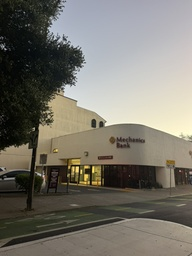
#> input picture project4/images/bank_01.jpg, 192 x 256 px, shrunk from 768 x 1024 before the run; its folder holds 4 pictures in this run
$ python features.py
#> lines starting #> are read from the running program, lines starting #| are printed output that depends on the picture
### project4/code/harris.py
import numpy as np
from skimage.feature import corner_harris, peak_local_max


def get_harris_corners(im, edge_discard=20):


    assert edge_discard >= 20


    h = corner_harris(im, method='eps', sigma=1)
    coords = peak_local_max(h, min_distance=1)


    edge = edge_discard
    mask = (coords[:, 0] > edge) & \
           (coords[:, 0] < im.shape[0] - edge) & \
           (coords[:, 1] > edge) & \
           (coords[:, 1] < im.shape[1] - edge)
    coords = coords[mask].T
    return h, coords


# [10 lines left out: function dist2, not called in this run]

### project4/code/corners.py
import argparse
import json
from pathlib import Path

import matplotlib
matplotlib.use("Agg")
import matplotlib.pyplot as plt
import numpy as np
from skimage.color import rgb2gray
from skimage.io import imread
from harris import get_harris_corners


def anms(coords, strengths, count=500, c_robust=0.9):


    coords = np.asarray(coords, dtype=float)
    strengths = np.asarray(strengths, dtype=float)
    radii = np.full(len(coords), np.inf)


    for i in range(len(coords)):
        stronger = strengths * c_robust > strengths[i]
        stronger[i] = False
        if stronger.any():
            d = np.linalg.norm(coords[stronger] - coords[i], axis=1)
            radii[i] = d.min()


    order = np.lexsort((np.arange(len(coords)), -strengths, -radii))
    return order[:count], radii


# [51 lines left out: functions overlay, main, not called in this run]


# [2 lines that do not run on import are left out]

### project4/code/features.py
from pathlib import Path
import json
import numpy as np
from scipy.ndimage import gaussian_filter, map_coordinates
from scipy.spatial.distance import cdist
from skimage.color import rgb2gray
from skimage.io import imread
import matplotlib
matplotlib.use("Agg")
import matplotlib.pyplot as plt
from matplotlib.patches import Rectangle
from corners import anms
from harris import get_harris_corners


def extract_descriptors(gray, coords, min_std=1e-6):


    gray = np.asarray(gray, dtype=float)
    coords = np.asarray(coords, dtype=float).reshape(-1, 2)
    blurred = gaussian_filter(gray, sigma=2, mode="reflect")


    yy, xx = np.meshgrid(np.arange(8) * 5 - 17.5,
                         np.arange(8) * 5 - 17.5, indexing="ij")
    h, w = gray.shape
    descs, kept = [], []
    for i, (x, y) in enumerate(coords):
        if x - 20 < 0 or y - 20 < 0 or x + 20 > w - 1 or y + 20 > h - 1:
            continue
        patch = map_coordinates(blurred, [y + yy, x + xx],
                                order=1, mode="reflect")
        sd = patch.std()
        if not np.isfinite(sd) or sd < min_std:
            continue
        descs.append(((patch - patch.mean()) / sd).ravel())
        kept.append(i)

    kept = np.asarray(kept, dtype=int)
    return coords[kept], np.asarray(descs).reshape(-1, 64), kept


def match_features(first, second, threshold=0.8):

    if len(first) == 0 or len(second) < 2:
        return np.empty((0, 2), dtype=int), np.empty(0), np.empty(0)

    dists = cdist(first, second)
    nn = np.argsort(dists, axis=1, kind="stable")[:, :2]
    rows = np.arange(len(first))
    d1, d2 = dists[rows, nn[:, 0]], dists[rows, nn[:, 1]]


    ratios = np.divide(d1, d2, out=np.full_like(d1, np.inf), where=d2 > 1e-12)

    accepted = np.flatnonzero(ratios < threshold)
    return (np.column_stack([accepted, nn[accepted, 0]]),
            ratios[accepted], ratios)


def examples(image, coords, descriptors, strengths, path):

    ids = np.argsort(-strengths, kind="stable")[:8]
    fig, axes = plt.subplots(3, len(ids), figsize=(16, 7))
    for col, i in enumerate(ids):
        x, y = coords[i]
        ix, iy = int(x), int(y)
        axes[0, col].imshow(image)
        axes[0, col].add_patch(Rectangle((x - 20, y - 20), 40, 40,
                                         fill=False, edgecolor="red", lw=1.5))
        axes[0, col].set_xlim(max(0, x - 75), min(image.shape[1], x + 75))
        axes[0, col].set_ylim(min(image.shape[0], y + 75), max(0, y - 75))
        axes[0, col].set_title(f"({ix}, {iy})", fontsize=9)
        axes[1, col].imshow(image[iy - 20:iy + 20, ix - 20:ix + 20])
        axes[2, col].imshow(descriptors[i].reshape(8, 8), cmap="gray",
                            vmin=-2, vmax=2, interpolation="nearest")
        for row in range(3):
            axes[row, col].set_xticks([])
            axes[row, col].set_yticks([])
    for ax, label in zip(axes[:, 0], ["Context", "40x40 source", "8x8 normalized"]):
        ax.set_ylabel(label)
    fig.suptitle("Strongest valid features (descriptor clipped to [-2, 2])")
    fig.tight_layout()
    fig.savefig(path, dpi=150)
    plt.close(fig)


def plot_matches(left, right, p, q, matches, path, title):
    canvas = np.ones((max(left.shape[0], right.shape[0]),
                      left.shape[1] + right.shape[1], 3), dtype=np.uint8) * 255
    canvas[:left.shape[0], :left.shape[1]] = left
    canvas[:right.shape[0], left.shape[1]:] = right
    fig, ax = plt.subplots(figsize=(16, 10))
    ax.imshow(canvas)
    colors = plt.cm.turbo(np.linspace(0, 1, max(len(matches), 1)))
    for color, (i, j) in zip(colors, matches):
        a = p[i]
        b = q[j] + [left.shape[1], 0]
        ax.plot([a[0], b[0]], [a[1], b[1]], "-o", color=color,
                lw=0.65, markersize=3, alpha=0.8)
    ax.set_title(f"{title}: {len(matches)} ratio-test matches (d1/d2 < 0.8)")
    ax.axis("off")
    fig.tight_layout()
    fig.savefig(path, dpi=160, bbox_inches="tight")
    plt.close(fig)


def main():
    root = Path(__file__).resolve().parent.parent
    data = {}
    metrics = {"parameters": dict(support=40, descriptor=8, sigma=2, min_std=1e-6, ratio_threshold=0.8, distance="Euclidean", equivalent_ssd_ratio=0.64), "images": {}, "pairs": {}}

    for name in ["bank_01", "bank_03", "bank_04"]:
        image = imread(root / "images" / f"{name}.jpg")
#> image is the input picture: shape (256, 192, 3); mean R, G, B 119.2, 116, 106.8
        gray = rgb2gray(image)
        saved = root / "code" / f"{name}_corners.npz"
        if saved.exists():
            with np.load(saved) as d:
                coords = d["selected_coords"]
                strengths = d["strengths"][d["selected_indices"]]
        else:
            response, yx = get_harris_corners(gray)
#> in get_harris_corners, `h = corner_harris(im, method='eps', sigma=1)`:
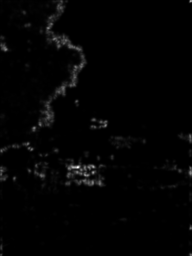
#> h: shape (256, 192) float64; min 2.24e-08, max 2.22, mean 0.0318; drawn with min black and max white
#> in get_harris_corners, `coords = peak_local_max(h, min_distance=1)`: coords = 1208 pairs, first value 1 to 254, second value 1 to 190
            all_coords = yx.T[:, ::-1]
#> all_coords = 779 pairs, first value 21 to 171, second value 21 to 235
            vals = response[yx[0], yx[1]]
#> vals = 779 values, max 2.22 at index 0, min 1.88e-05 at index 778, mean 0.109
            sel, _ = anms(all_coords, vals)
#> in anms, `coords = np.asarray(coords, dtype=float)`: coords has the same summary as all_coords in main
#> in anms, `strengths = np.asarray(strengths, dtype=float)`: strengths has the same summary as vals in main
#> the loop in anms, `for i in range(len(coords)):` made 779 passes
#> d on passes 2, 3, 4, 5, 6, 7, 8, 9, 10, 11, 12, 14: [4], [16.03], [16.76, 20.62], [11.31, 14.42], [50.48, 52.8, 42.72, 48.51], [12.81, 16.12, 10.82, 6.71], [21.21, 24.21, 16.03, 10.05, 9.9], [5, 6.4, 17.09, 16, 8.54], [12, 16, 4.12, 6.4, 8.94], [142, 141.2, 145.2, 150.9, 151.6], [8.06, 4.12, 24.08, 24.33, 17.46, 56.08, 19.31], [7, 11, 9.06, 10.3, 8.06, 46.96, 8.54, 17, 8.6]
#> in anms, `order = np.lexsort((np.arange(len(coords)), -strengths, -radii))`: order = 779 values, max 778 at index 563, min 0 at index 0, mean 389
#> sel = 500 values, max 768 at index 400, min 0 at index 0, mean 352.8
            coords, strengths = all_coords[sel], vals[sel]
#> coords = 500 pairs, first value 21 to 171, second value 21 to 235; strengths = 500 values, max 2.22 at index 0, min 2.97e-05 at index 400, mean 0.124

        valid, descs, kept = extract_descriptors(gray, coords)
#> in extract_descriptors, `blurred = gaussian_filter(gray, sigma=2, mode="reflect")`:
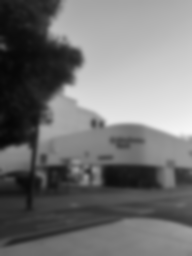
#> blurred: shape (256, 192) float64; min 0.0259, max 0.967, mean 0.455
#> the loop in extract_descriptors, `for i, (x, y) in enumerate(coords):` made 500 passes
#> (x, y, sd) on passes 1 to 3: (77, 167, 0.127), (48, 28, 0.232), (54, 38, 0.249)
#> after the loop in extract_descriptors, `for i, (x, y) in enumerate(coords):`: descs = 500 items; kept = 500 values from 0 to 499
#> valid has the same summary as coords; kept = 500 values from 0 to 499
        data[name] = (image, valid, descs)
        np.savez(root / "code" / f"{name}_descriptors.npz",
                 coords=valid, descriptors=descs, anms_indices=kept)
        examples(image, valid, descs, strengths[kept],
                 root / "results" / f"{name}_descriptors.png")
#> in examples, `ids = np.argsort(-strengths, kind="stable")[:8]`: ids = [0, 54, 49, 99, 14, 289, 137, 461]
#> the loop in examples, `for col, i in enumerate(ids):` made 8 passes
#> (i, x, y, ix, iy) on passes 1 to 8: (0, 77, 167, 77, 167), (54, 93, 166, 93, 166), (49, 93, 172, 93, 172), (99, 85, 175, 85, 175), (14, 105, 125, 105, 125), (289, 87, 175, 87, 175), (137, 92, 182, 92, 182), (461, 77, 172, 77, 172)
#> the loop in examples, `for ax, label in zip(axes[:, 0], ["Context", "40x40 source", "8x8 norm..` made 3 passes
#> label on passes 1 to 3: 'Context', '40x40 source', '8x8 normalized'
#> in examples, `fig.savefig(path, dpi=150)`:
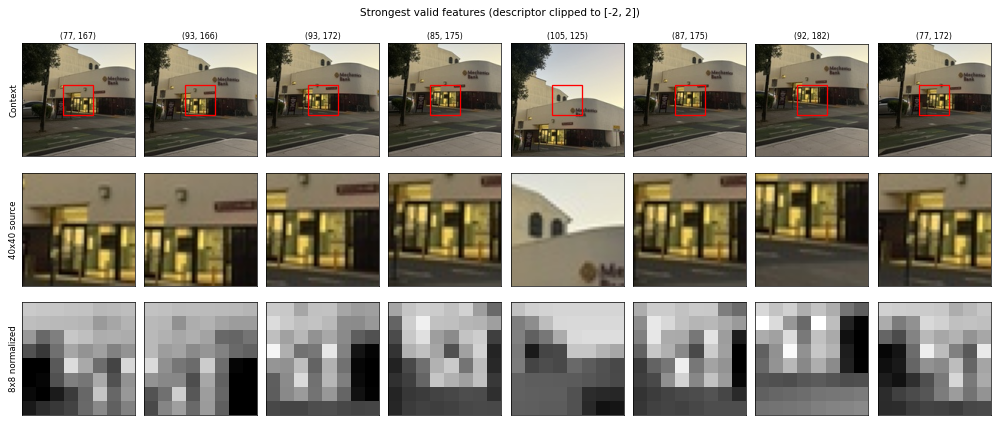
#> figure drawn by matplotlib, 24 panels
        metrics["images"][name] = {
            "anms_count": len(coords),
            "descriptors": len(valid),
            "discarded": len(coords) - len(valid),
        }
#> pass 2 of the loop in main, `for name in ["bank_01", "bank_03", "bank_04"]:`:
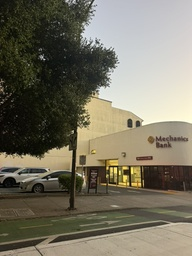
#> input picture project4/images/bank_03.jpg, 192 x 256 px, shrunk from 768 x 1024 before the run
#> in main, image is the input picture: shape (256, 192, 3); mean R, G, B 119.2, 114.5, 98.1
#> in get_harris_corners (call 2), `h = corner_harris(im, method='eps', sigma=1)`:
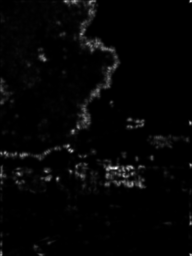
#> h: shape (256, 192) float64; min 6.72e-08, max 2.06, mean 0.0454; drawn with min black and max white
#> in get_harris_corners (call 2), `coords = peak_local_max(h, min_distance=1)`: coords = 1206 pairs, first value 1 to 254, second value 1 to 190
#> all_coords = 762 pairs, first value 21 to 171, second value 21 to 235
#> vals = 762 values, max 2.06 at index 0, min 1.61e-05 at index 761, mean 0.148
#> the loop in anms (call 2), `for i in range(len(coords)):` made 762 passes
#> d on passes 2 to 9: [4], [16.03, 20.02], [47.17, 43.46], [12, 16], [58.86, 54.92], [22.67, 25.81], [52.33, 48.76], [10.63, 13.89, 11.31, 57.27]
#> sel = 500 values, max 757 at index 408, min 0 at index 0, mean 353.1
#> in main, `coords, strengths = all_coords[sel], vals[sel]`: strengths = 500 values, max 2.06 at index 0, min 2.09e-05 at index 408, mean 0.165
#> the loop in extract_descriptors (call 2), `for i, (x, y) in enumerate(coords):` made 500 passes
#> (x, y, sd) on passes 1 to 3: (115, 168, 0.141), (81, 34, 0.247), (44, 59, 0.0428)
#> ids = [0, 57, 11, 91, 3, 25, 4, 115]
#> the loop in examples (call 2), `for col, i in enumerate(ids):` made 8 passes
#> (i, x, y, ix, iy) on passes 1 to 8: (0, 115, 168, 115, 168), (57, 131, 167, 131, 167), (11, 71, 151, 71, 151), (91, 127, 168, 127, 168), (3, 57, 178, 57, 178), (25, 132, 183, 132, 183), (4, 68, 145, 68, 145), (115, 123, 175, 123, 175)
#> the loop in examples (call 2), `for ax, label in zip(axes[:, 0], ["Context", "40x40 source", "8x8 norm..` made 3 passes
#> in examples (call 2), `fig.savefig(path, dpi=150)`:
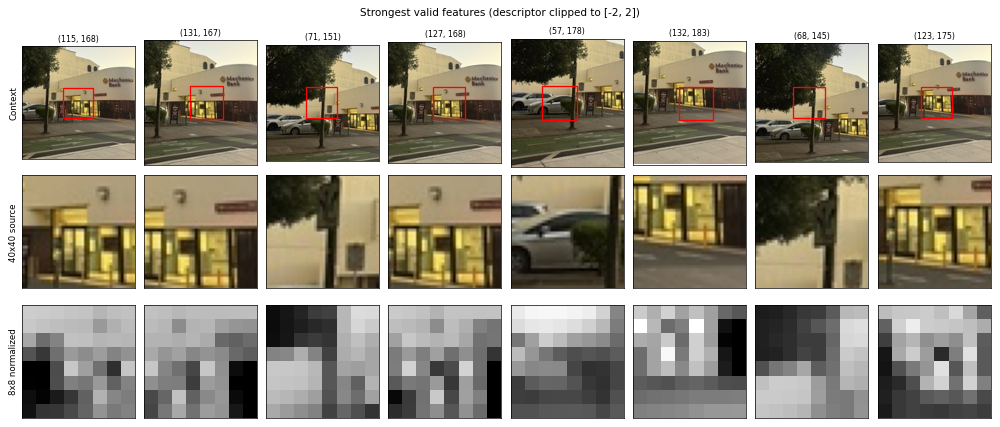
#> figure drawn by matplotlib, 24 panels
#> pass 3 of the loop in main, `for name in ["bank_01", "bank_03", "bank_04"]:`:
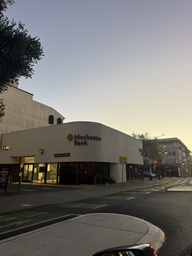
#> input picture project4/images/bank_04.jpg, 192 x 256 px, shrunk from 768 x 1024 before the run
#> in main, image is the input picture: shape (256, 192, 3); mean R, G, B 119, 117.3, 113.5
#> in get_harris_corners (call 3), `h = corner_harris(im, method='eps', sigma=1)`:
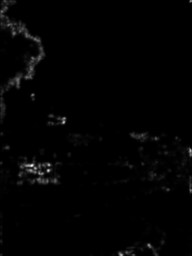
#> h: shape (256, 192) float64; min 1.39e-08, max 2.14, mean 0.0255; drawn with min black and max white
#> in get_harris_corners (call 3), `coords = peak_local_max(h, min_distance=1)`: coords = 1280 pairs, first value 1 to 254, second value 1 to 190
#> all_coords = 847 pairs, first value 21 to 171, second value 21 to 235
#> vals = 847 values, max 2.14 at index 0, min 1.53e-05 at index 846, mean 0.0656
#> sel = 500 values, max 842 at index 292, min 0 at index 0, mean 379.3
#> in main, `coords, strengths = all_coords[sel], vals[sel]`: strengths = 500 values, max 2.14 at index 0, min 2.06e-05 at index 292, mean 0.0778
#> ids = [0, 40, 10, 479, 368, 132, 438, 6]
#> the loop in examples (call 3), `for col, i in enumerate(ids):` made 8 passes
#> (i, x, y, ix, iy) on passes 1 to 8: (0, 31, 165, 31, 165), (40, 48, 170, 48, 170), (10, 63, 122, 63, 122), (479, 35, 168, 35, 168), (368, 48, 164, 48, 164), (132, 39, 173, 39, 173), (438, 30, 170, 30, 170), (6, 31, 69, 31, 69)
#> the loop in examples (call 3), `for ax, label in zip(axes[:, 0], ["Context", "40x40 source", "8x8 norm..` made 3 passes
#> in examples (call 3), `fig.savefig(path, dpi=150)`:
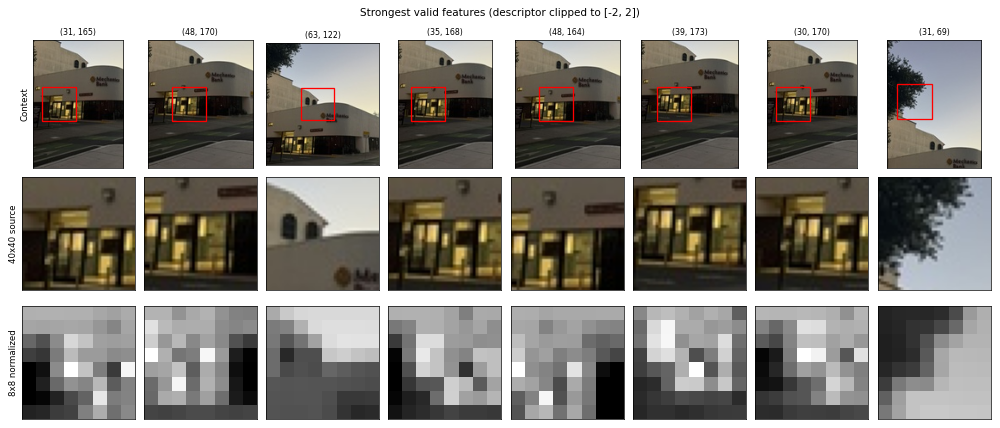
#> figure drawn by matplotlib, 24 panels

    for a, b in [("bank_01", "bank_03"), ("bank_03", "bank_04")]:
        image, p, d = data[a]
        other, q, e = data[b]
        matches, ratios, all_ratios = match_features(d, e)
        key = f"{a}_to_{b}"
        np.savez(root / "code" / f"{key}_matches.npz",
                 matches=matches, ratios=ratios,
                 points1=p[matches[:, 0]], points2=q[matches[:, 1]], all_ratios=all_ratios)
        plot_matches(image, other, p, q, matches,
                     root / "results" / f"{key}_matches.png",
                     f"{a} -> {b}")
        metrics["pairs"][key] = {
            "queries": len(d),
            "accepted": len(matches),
            "threshold_counts": {
                str(t): int(np.sum(all_ratios < t))
                for t in [0.6, 0.7, 0.8, 0.9]
            },
        }
#> this loop made 2 passes
#> pass 1, in main, `image, p, d = data[a]`:
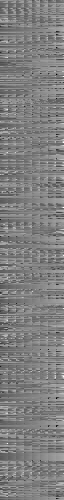
#> d: shape (500, 64) float64; min -6.35, max 6.29, mean 1.64e-17; drawn with min black and max white
#> pass 1, in match_features, `dists = cdist(first, second)`:
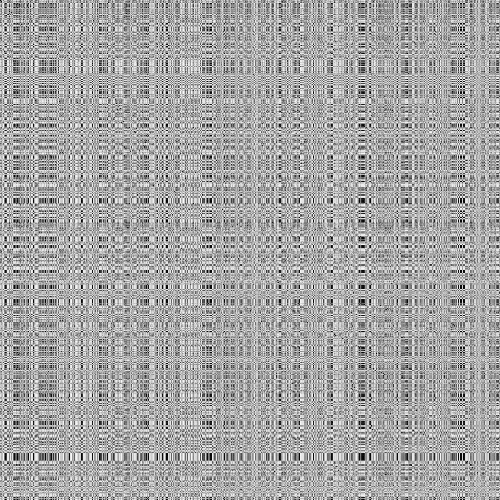
#> dists: shape (500, 500) float64; min 0.445, max 15.81, mean 10.44; drawn with min black and max white
#> pass 1, in plot_matches, `fig.savefig(path, dpi=160, bbox_inches="tight")`:
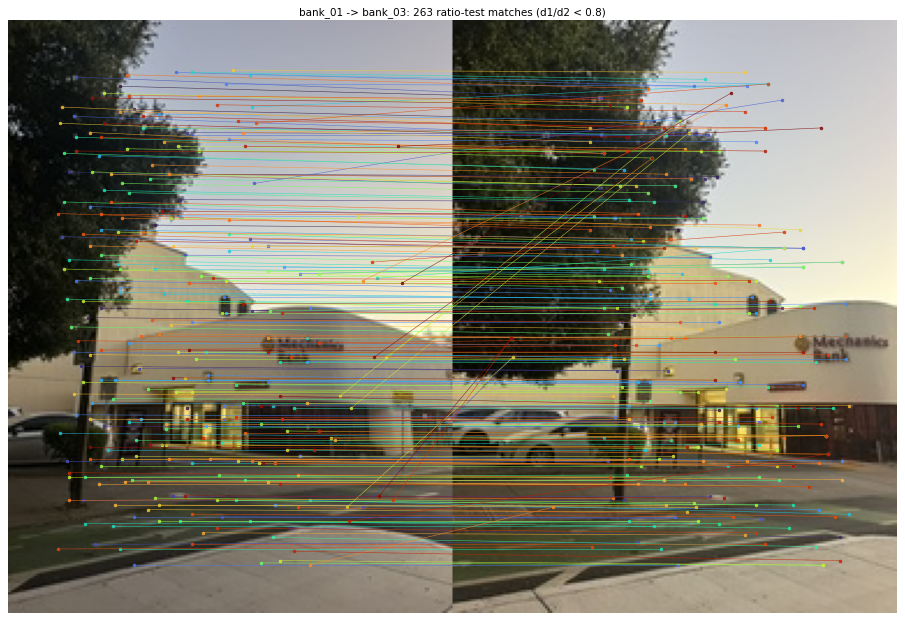
#> figure drawn by matplotlib, 1 panel
#> pass 2, in plot_matches (call 2), `fig.savefig(path, dpi=160, bbox_inches="tight")`:
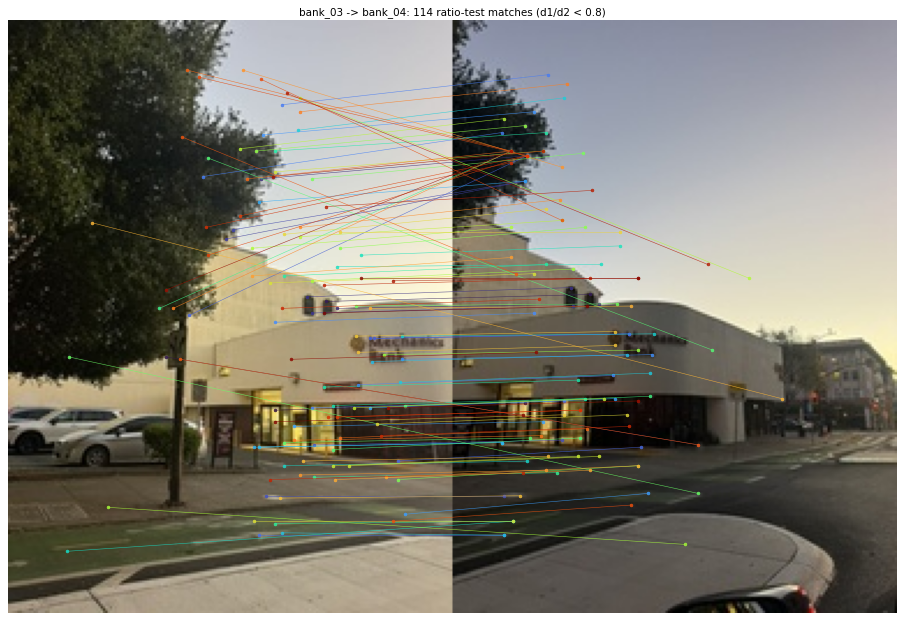
#> figure drawn by matplotlib, 1 panel
#> after the loop, metrics = 3 items

    (root / "results" / "features_metrics.json").write_text(
        json.dumps(metrics, indent=2) + "\n")
    print(json.dumps(metrics, indent=2))
#> (printed output is left out)


if __name__ == "__main__":
    main()
